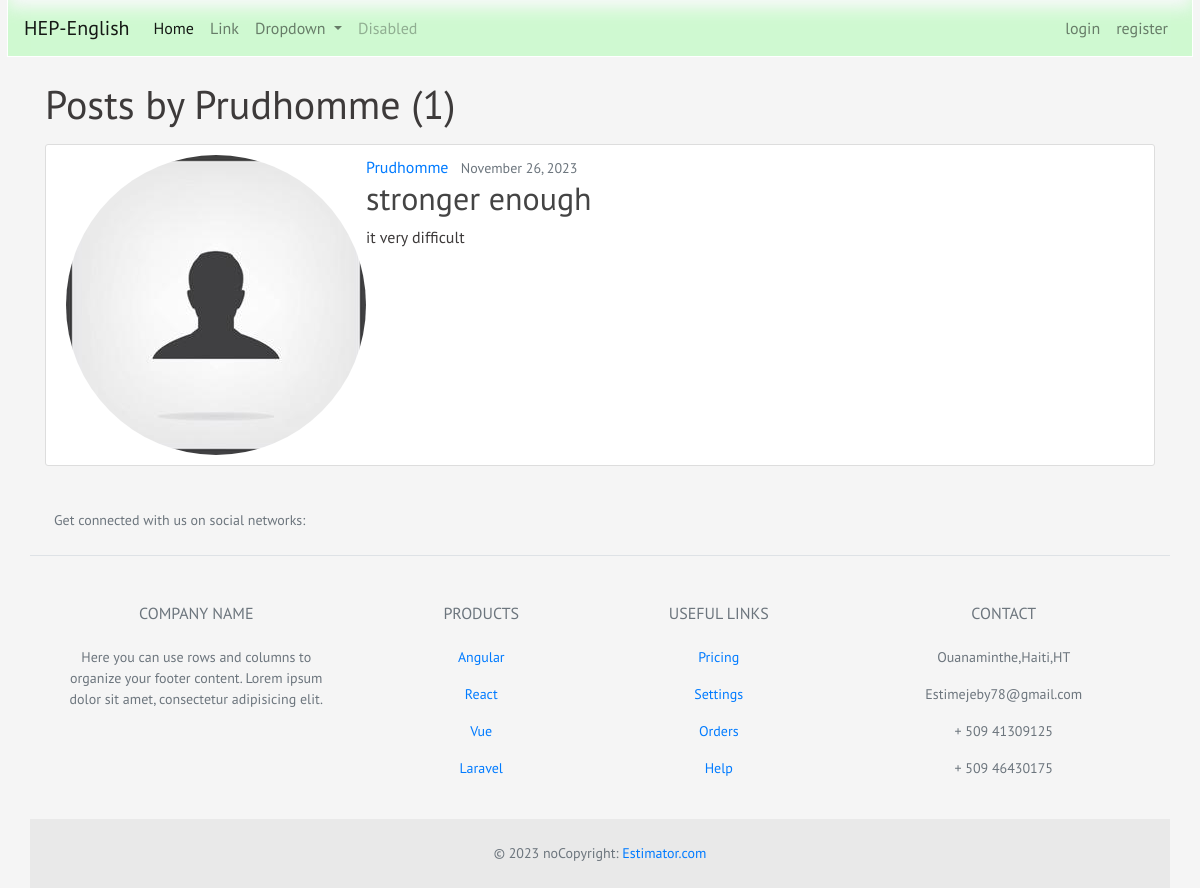
The app's page /user/Prudhomme with its own data.
### home/models.py (models this page shows, shortened)
class Post(models.Model):
    title = models.CharField(max_length=50)
    content= models.TextField()
    date_posted= models.DateTimeField(default=timezone.now)
    author = models.ForeignKey(User, on_delete=models.CASCADE)

### users/models.py (models this page shows, shortened)
class Profile(models.Model):
    user = models.OneToOneField(User, on_delete=models.CASCADE)
    image = models.ImageField(default='default.jpg', upload_to='profile_pics')

### home/views.py (the view)
# urls.py: path('user/<str:username>', UserPostListView.as_view(), name='user-posts'),
class UserPostListView(ListView):
    model = Post
    template_name = 'blog/user_posts.html'  # <app>/<model>_<viewtype>.html
    context_object_name = 'posts'
    paginate_by = 5
    def get_queryset(self):
        user = get_object_or_404(User, username=self.kwargs.get('username'))
        return Post.objects.filter(author=user).order_by('-date_posted')

### home/templates/blog/user_posts.html (shortened to what this page needs)
{% extends "blog/base.html" %}
{% block content %}
    <h1 class="mb-3">Posts by {{ view.kwargs.username }} ({{ page_obj.paginator.count }})</h1>
    {% for post in posts %}
        <article class="media content-section">
          <img class="rounded-circle article-img" src="{{ post.author.profile.image.url }}">
          <div class="media-body">
            <div class="article-metadata">
              <a class="mr-2" href="{% url 'user-posts' post.author.username %}">{{ post.author }}</a>
              <small class="text-muted">{{ post.date_posted|date:"F d, Y" }}</small>
            </div>
            <h2><a class="article-title" href="{% url 'post-detail' post.id %}">{{ post.title }}</a></h2>
            <p class="article-content">{{ post.content }}</p>
          </div>
        </article>
    {% endfor %}
{% endblock content %}

### home/static/css/main.css (style rules this page uses)
* { margin:0; padding: 0; }
body { background: whitesmoke; color: #3d3a3a; font-family: 'PT Sans', sans-serif; }
.article-title { color: #444444; text-decoration: none; }
.content-section { background: #ffffff; padding: 10px 20px; border: 1px solid #dddddd; border-radius: 3px; margin-top: 10px; margin-bottom: 20px; }
.text-muted { font-size: 14px; }

### records on screen
Post: author.profile.image (placeholder picture), author "Prudhomme", date_posted "November 26, 2023", title "stronger enough", content "it very difficult"

### other values on screen
{{ view.kwargs.username }} "Prudhomme"
{{ page_obj.paginator.count }} "1"
